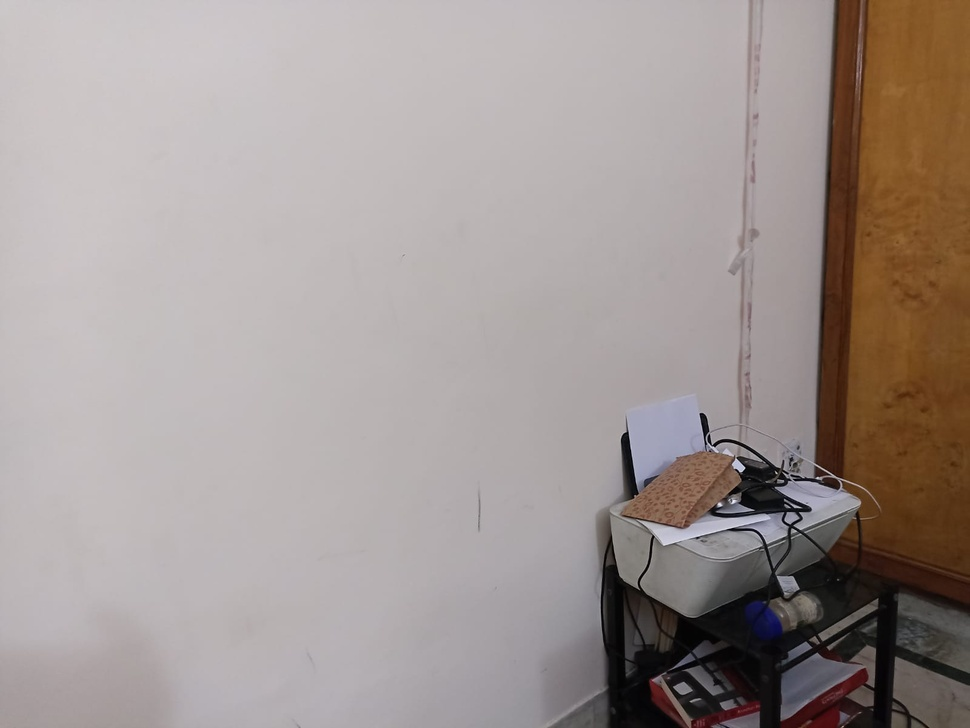
#> input picture unstitchedImages/10.jpg, 970 x 728 px, shrunk from 1600 x 1201 before the run; its folder holds 4 pictures in this run
$ python imagestitching.py
#> lines starting #> are read from the running program, lines starting #| are printed output that depends on the picture
import numpy as np
import cv2
import glob
import imutils

image_paths = glob.glob('unstitchedImages/*.jpg')      #Here glob module is used to load all the .jpg filetypes inside the unstitchesImage folder.
images=[]                                          #It is an empty list where we are going to store all of our images.

   #And here inside for loop we are going to use opencv to read in the images from these image paths.
for image in image_paths:
    img = cv2.imread(image)
#> img is the input picture: shape (728, 970, 3); mean B, G, R 147.8, 151.1, 161.3
    images.append(img)          #Here we are appending all the loaded images into the empty list created above.
    cv2.imshow("Image",img)     #cv2. imshow() method is used to display the loaded images.
    cv2.waitKey(0)              #Here we are waiting for a key press before we load and append our next image.


imagestitcher=cv2.Stitcher_create()   #This fuction is used to stitch loaded images properly.

error, stitched_img=imagestitcher.stitch(images)  #error if it could not find enough keypoints to actually math the images.
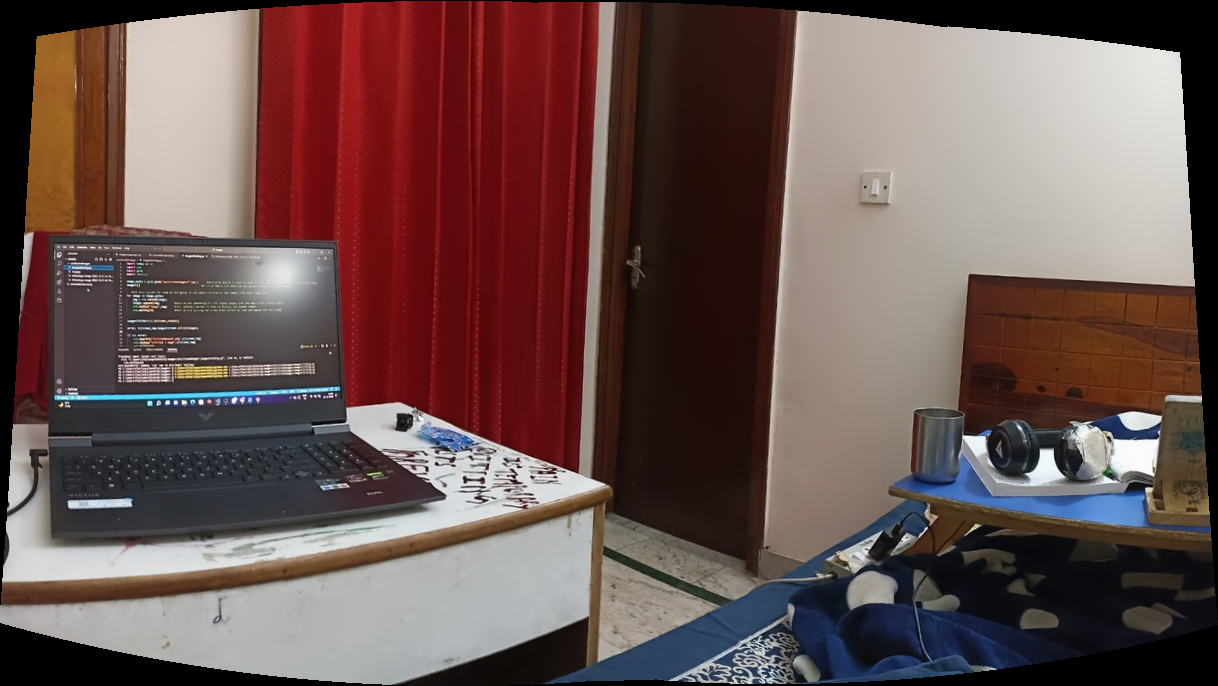
#> stitched_img: shape (686, 1218, 3); mean of channels 0, 1, 2 80.2, 83, 105.5; drawn as B, G, R

if not error:
    cv2.imwrite("stitchedOutput.png",stitched_img)  #It is a method used to save image in a currently working directory.
    cv2.imshow("stitched Image",stitched_img)
    cv2.waitKey(0)
